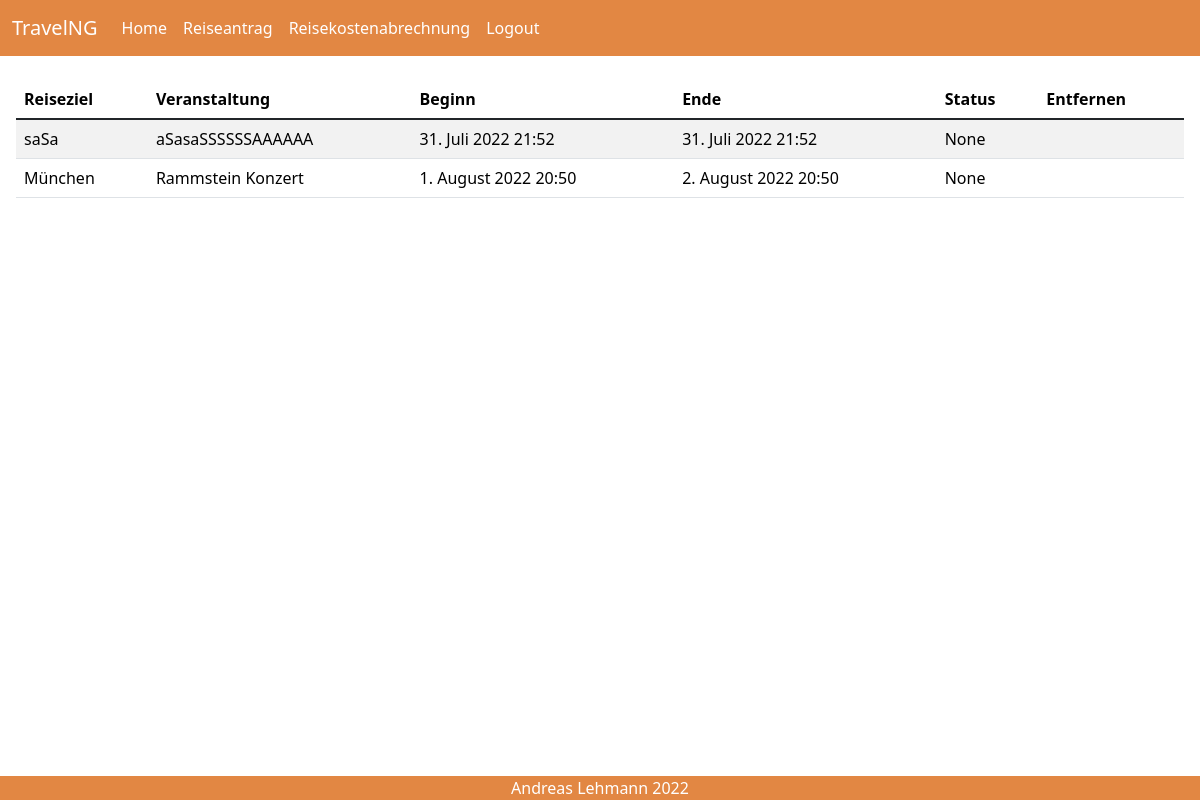
/request/, run on an earlier commit of the app's database.
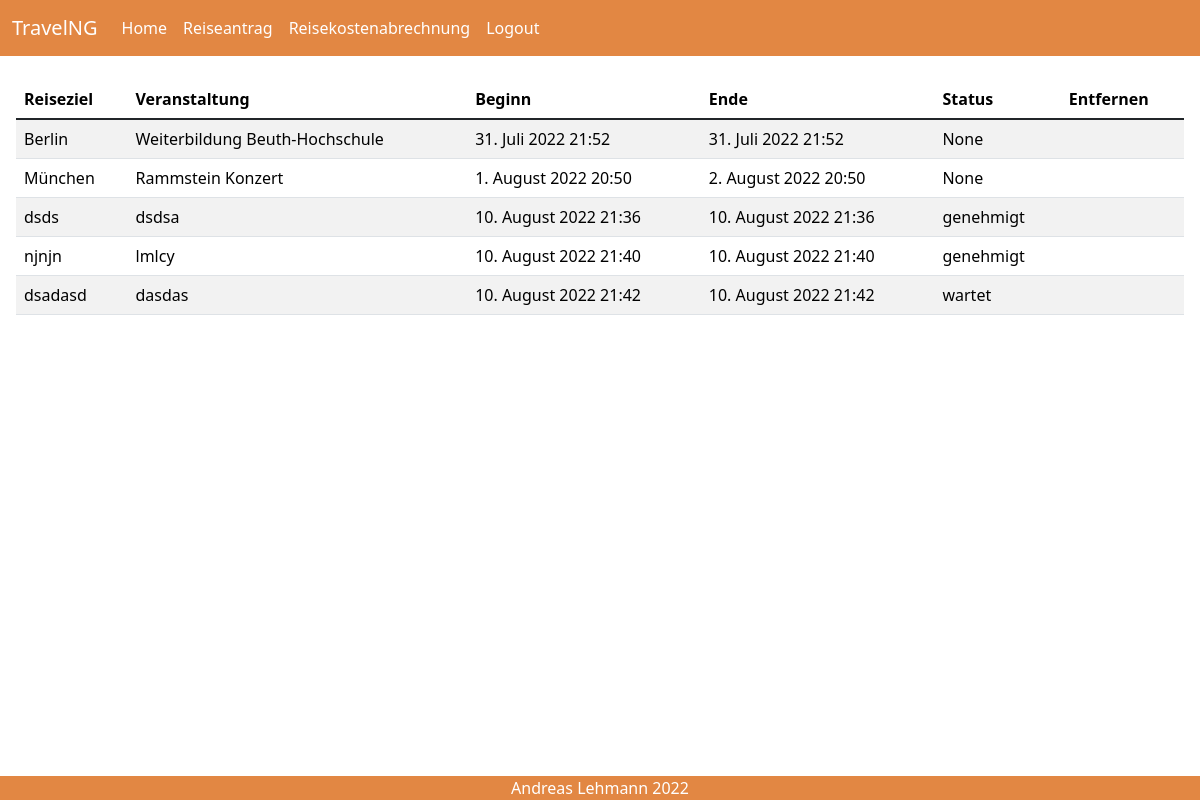
And on a later commit of the database.
### request/models.py (models this page shows, shortened)
class TravelRequest(models.Model):
    destination = models.CharField(max_length=50, blank=False)
    event = models.CharField(max_length=50, blank=False)
    journey_start = models.DateTimeField(default=timezone.now, blank=False)
    journey_end = models.DateTimeField(default=timezone.now, blank=False)
    event_start = models.DateTimeField(default=timezone.now, blank=False)
    event_end = models.DateTimeField(default=timezone.now, blank=False)
    transport = models.ForeignKey(Transport, on_delete=models.SET_NULL, null=True, blank=False)
    employee = models.ForeignKey(Employee, on_delete=models.SET_NULL, null=True, blank=False)
    cost_center = models.ForeignKey(CostCenter, on_delete=models.SET_NULL, null=True, blank=False)
    status = models.ForeignKey(TravelRequestStatus, default='wartet', on_delete=models.SET_NULL, null=True, blank=False)

class TravelRequestStatus(models.Model):
    status = models.CharField(max_length=30)
    def __str__(self):
        return f'{self.status}'

### request/views.py (the view)
# urls.py: 2. Add a URL to urlpatterns:  path('', views.home, name='home')
def home(request):
    travel_requests = TravelRequest.objects.all().order_by('journey_start')
    return render(request, 'request/travelRequestList.html',
                  {'page_title': '', 'travel_requests': travel_requests})

### templates/request/travelRequestList.html (shortened to what this page needs)
{% extends 'request/base.html' %}
{% load bootstrap5 bootstrap_icons %}
{% block content %}
    <div class="m-3">
        <table class="table table-striped table-hover">
            <thead class="">
            <tr>
                <th>Reiseziel</th>
                <th>Veranstaltung</th>
                <th>Beginn</th>
                <th>Ende</th>
                <th>Status</th>
                <th>Entfernen</th>
            </tr>
            </thead>
            <tbody class="table-group-divider">
            {% for TravelRequest in travel_requests %}
                <tr>
                    <td>{{ TravelRequest.destination }}</td>
                    <td>{{ TravelRequest.event }}</td>
                    <td>{{ TravelRequest.journey_start }}</td>
                    <td>{{ TravelRequest.journey_end }}</td>
                    <td>{{ TravelRequest.status }}</td>
                    <td>
                    </td>
                </tr>
            {% endfor %}
            </tbody>
        </table>
    </div>
{% endblock %}

### templates/request/base.html (shortened to what this page needs)
{% load static %}
{% load bootstrap5 bootstrap_icons %}
{% bootstrap_css %}
<link rel="stylesheet" href="{% static 'bootstrap_icons/css/bootstrap_icons.css' %}">
<!DOCTYPE html>
<html lang="en">
<head>
</head>
<body>
<nav class="navbar navbar-expand-lg navbar-dark mb-4" style="background-color: #e28743;">
    <div class="container-fluid">
        <a class="navbar-brand" href="#">TravelNG</a>
        <ul class="navbar-nav me-auto mb-2 mb-lg-0">
            <li class="nav-item">
                <a class="nav-link active" aria-current="page" href="{% url 'home' %}">{% bs_icon 'house' %}Home</a>
            </li>
            <li class="nav-item">
                <a class="nav-link active" href="{% url 'newTravelRequest' %}">{% bs_icon 'airplane' %}Reiseantrag</a>
            </li>
            <li class="nav-item">
                <a class="nav-link active" href="{% url 'newInvoice' %}">{% bs_icon 'bank' %}Reisekostenabrechnung</a>
            </li>
            <li class="nav-item">
                <a class="nav-link active" href="{% url 'logout' %}">{% bs_icon 'door-closed' %}Logout</a>
            </li>
        </ul>
    </div>
</nav>
{% block content %}{% endblock %}
</body>
{% block footer %}
    <div class="text-center text-white fixed-bottom" style="background-color: #e28743;">{% bs_icon 'c-circle' %}Andreas
        Lehmann 2022
    </div>
{% endblock %}
</html>

What changed in the data, as far as the page shows it:
changed TravelRequest: destination "saSa" → "Berlin"; event "aSasaSSSSSSAAAAAA" → "Weiterbildung Beuth-Hochschule"
added TravelRequest: destination "dsds", event "dsdsa", journey_start "10. August 2022 21:36", journey_end "10. August 2022 21:36", status "genehmigt"
added TravelRequest: destination "njnjn", event "lmlcy", journey_start "10. August 2022 21:40", journey_end "10. August 2022 21:40", status "genehmigt"
added TravelRequest: destination "dsadasd", event "dasdas", journey_start "10. August 2022 21:42", journey_end "10. August 2022 21:42", status "wartet"
